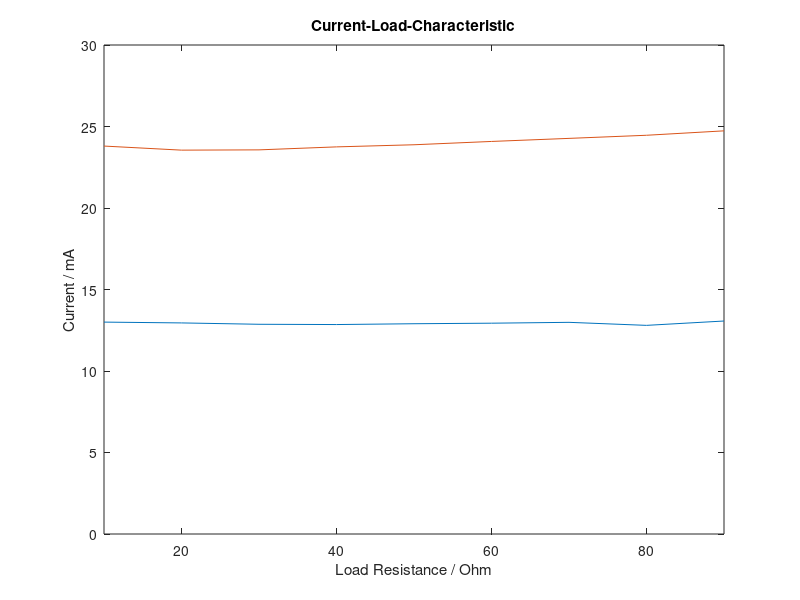

MATLAB code to generate this figure:
% test circuit current source

V = 11.2;
R = [1 2 3 4 5 6 7 8 9 10 20 30 40 50 60 70 80 90];
Vm = [9 16 23 29.8 36.4 42.8 49 56.8 60.3 65 127.4 190 254 317 380 445 510 575]*1e-3;
R2 = [10 20 30 40 50 60 70 80 90];
Vm2 = [130 259 386 514 645 776 909 1024 1176 ]*1e-3;
Vm3 = [238 471 707 950 1194 1445 1699 1957 2226]*1e-3;

I = Vm2./R2*1000;
I2 = Vm3./R2*1000;

figure(1)
plot(R2, I, R2, I2)
xlabel('Load Resistance / Ohm')
ylabel('Current / mA');
title('Current-Load-Characteristic')
axis([10 90 0 30])

I_mean = mean(I);
Vu = I_mean/V